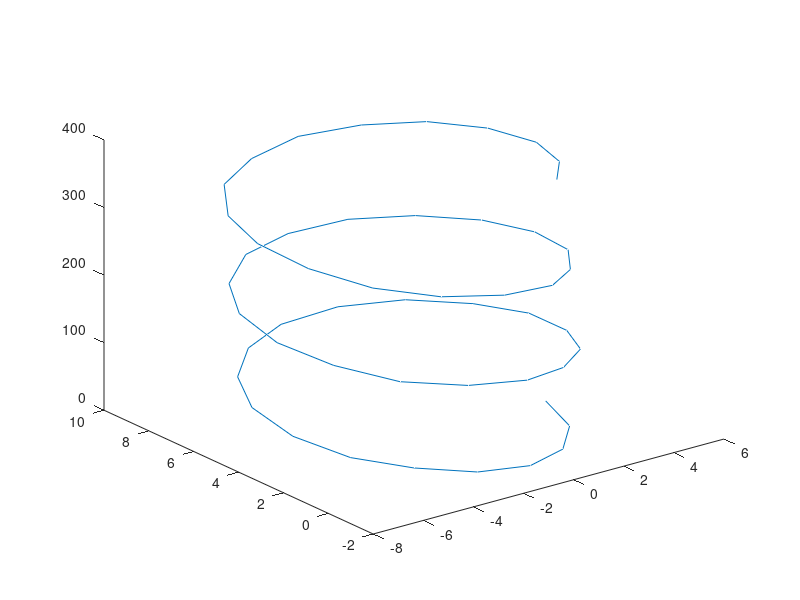

Write MATLAB code to recreate this figure.
clear
clc

% initialize random generator
rng(0,'twister');

position = [0;0;0];
numPoints = 50;
floor_altitude = 0;
numLoops = 4;
heading_random_factor = .1;

for i = 1:numPoints

    % generate the random velocity, centered around 2.0 m/s
    velocity = rand(1)*.2 + 1.9;
    % generate the random heading, rotating around from 0 to 2pi
    % 0 in this case would be cardinal West
    heading = 0 + mod(5*numLoops*i/numPoints,2*pi) - heading_random_factor/2 + rand(1)*heading_random_factor;
    % in millibars
    pressure = 999 + i*15/numPoints + rand(1)*.1;
    % in meters
    altitude = 145366.45 * (1 - (pressure/1013.25)^.190284);
    % don't let altitude go below 0, just for testing
    if altitude < floor_altitude
        altitude = floor_altitude;
    end
    
    if (i > 1)
        position(1,i) = position(1,i-1) + velocity*cos(heading);
        position(2,i) = position(2,i-1) + velocity*sin(heading);
        position(3,i) = altitude;
    else
        position(1,i) = 0 + velocity*cos(heading);
        position(2,i) = 0 + velocity*sin(heading);
        position(3,i) = altitude;
        
    end
    
    plot3(position(1,:), position(2,:), position(3,:));
    
    pause(1);

end


% plot(position(1,:), position(2,:));

